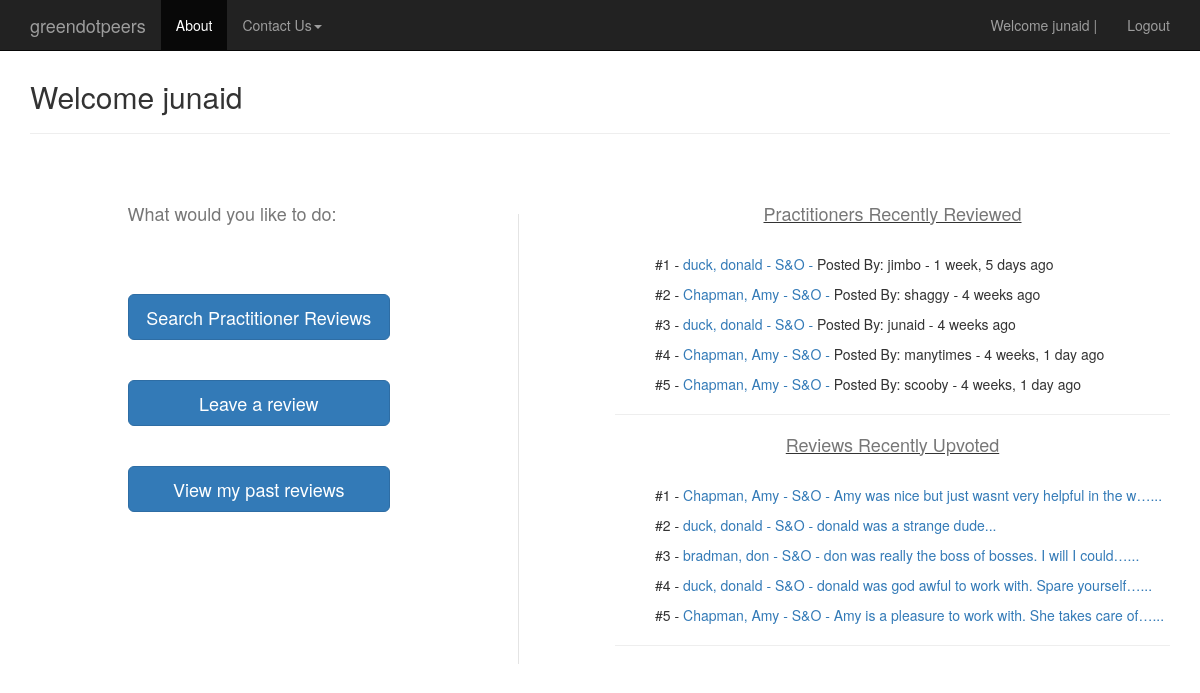
The app's page / (signed in) with its own data.
### reviews/models.py (models this page shows, shortened)
class Review(models.Model):
	user = models.ForeignKey(settings.AUTH_USER_MODEL)
	employee = models.ForeignKey("Employee") #in quotes because model defined later
	length_working = models.PositiveIntegerField(verbose_name="how long have you worked with this person? (months)?")
	ques1 = models.PositiveIntegerField(verbose_name="How much did you enjoy working with this person (1-5)? (5 = most)?", validators=[MinValueValidator(1), MaxValueValidator(5)])
	ques2 = models.PositiveIntegerField(verbose_name="How competent is this person in their domain of expertise (1-5)? (5 = most)", validators=[MinValueValidator(1), MaxValueValidator(5)])
	ques3 = models.PositiveIntegerField(verbose_name="How much did you learn from this individual while working with them (1-5)? (5 = most)", validators=[MinValueValidator(1), MaxValueValidator(5)])
	timestamp = models.DateTimeField(auto_now=False, auto_now_add=True)
	WORK_AGAIN_CHOICES = (
	    ('Y', 'Yes'),
	    ('N', 'No'),
	)
	work_again =  models.CharField(verbose_name="would you work with this person again if you had the choice?",
									max_length=1, choices=WORK_AGAIN_CHOICES, null=False)
	content = models.TextField(verbose_name="Please provide some comments on what it was like to work with this person",
									max_length=1500)
	class Meta:
		unique_together = (("user", "employee"),)  #really important - prevents dups

class Employee(models.Model):
	first_name = models.CharField(max_length=120)
	last_name = models.CharField(max_length=120)
	email = models.CharField(max_length=120, null=True)
	level = models.CharField(max_length=120)
	service_area = models.CharField(max_length=120)
	service_line = models.CharField(max_length=120, null=True)
	office = models.CharField(max_length=120)
	timestamp = models.DateTimeField(auto_now=False, auto_now_add=True)
	@property
	def full_name(self):
		return ''.join([self.last_name, ', ', self.first_name])
	def __unicode__(self):
		return self.full_name

class Vote(models.Model):
	review = models.ForeignKey(Review,related_name='votereview' )
	employee = models.ForeignKey(Employee, related_name='employeevoted')
	user = models.ForeignKey(settings.AUTH_USER_MODEL)
	upvotes = models.NullBooleanField()
	downvotes = models.NullBooleanField()
	v_timestamp = models.DateTimeField(auto_now=False, auto_now_add=True)
	objects = VoteManager()
	class Meta:
		unique_together = ("review", "employee", "user")

### reviews/views.py (the view)
# urls.py: url(r'^$',   emp.goto_userpage, name='user_homepage'),
def goto_userpage(request):
	if request.user.is_authenticated() and request.user.userstatus.is_contributor:
		recent_reviews = Review.objects.all().order_by('-pk')[:5]
		recent_voted_reviews = Vote.objects.all().order_by('-pk')[:5]
		context = {
		"username": request.user,  #update this
		"recent_reviews": recent_reviews,
		"recent_voted_reviews": recent_voted_reviews,
		}
		return render(request, "user_homepage.html", context)
	else:
		if request.user.is_authenticated() and request.user.userstatus.is_contributor == False:
			return render(request, "become_a_contributor.html", {})
		else:
			return render(request, "home.html", {})

### templates/user_homepage.html (shortened to what this page needs)
{% extends "base.html" %}
{% block content %}
<div class='container'>
<h2> Welcome {{username}} </h2>
<hr/>
 	<div class='row'>
		<div class='col-sm-3 col-sm-offset-1'>
			<br>
			<br>
	 		<h4> What would you like to do:</h4>
	 		<br>
	 		<br>
	 		<br>
			<a href='{% url "search_practitioners" %}' class="btn btn-primary btn-lg btn-block" role="button">Search Practitioner Reviews</a>
			<br>
			<br>
			<a href='{% url "create_step1" %}' class="btn btn-primary btn-lg btn-block" role="button">Leave a review</a>
			<br>
			<br>
			<a href='{% url "past_user_reviews" pk=username.pk %}' class="btn btn-primary btn-lg btn-block" role="button">View my past reviews</a>
			<br>
			<br>
	 	</div>
	 	<div class='col-sm-1 col-sm-offset-1'>
		 	<br>
		 	<br>
		 	<br>
	 	</div>
	 	<div class='col-sm-6'>
		 	<br>
		 	<br>
			 	<div class="cent-text">
			 		<u>
			 		<h4>Practitioners Recently Reviewed</h4>
			 		</u>
			 	</div>
		 		<br>
		 		{% for obj in recent_reviews %}
					<ul>
					#{{ forloop.counter }} -
					<a href='{% url "emp_details" pk=obj.employee.pk %}'>
					{{obj.employee}} -
					{{obj.employee.service_area}} -
					</a>
					Posted By: {{obj.user}} -
					{{obj.timestamp|timesince}} ago
					</ul>
				{% endfor %}
				<hr/>
				<div class="cent-text">
			 		<u>
			 		<h4>Reviews Recently Upvoted</h4>
			 		</u>
			 	</div>
		 		<br>
		 		{% for obj2 in recent_voted_reviews %}
					<ul>
					#{{ forloop.counter }} -
					<a href='{% url "emp_details" pk=obj2.employee.pk %}'>
					{{obj2.employee}} -
					{{obj2.employee.service_area}} -
					{{obj2.review.content|truncatechars:50}}...
					</a>
					</ul>
				{% endfor %}
				<hr/>
		</div>
	</div>
</div>
{% endblock %}

### templates/navbar.html (shortened to what this page needs)
    <nav class="navbar navbar-inverse navbar-fixed-top">
      <div class="container">
        <div class="navbar-header">
          <a class="navbar-brand" href='{% url "user_homepage" %}'>greendotpeers</a>
        </div>
        <div id="navbar" class="navbar-collapse collapse">
        <ul class="nav navbar-nav">
              <li class="active"><a href='{% url "about_us" %}'>About</a></li>
              <li class="dropdown">
                <a href="#" class="dropdown-toggle" data-toggle="dropdown" role="button" aria-haspopup="true" aria-expanded="false">Contact Us<span class="caret"></span></a>
              </li>
            </ul>
          <ul class="nav navbar-nav navbar-right">
          {% if request.user.is_authenticated  %}
            <li><a href=''>Welcome {{request.user}} |</a></li>
            <li><a href='{% url "auth_logout" %}'>Logout</a></li>
          {% else %}
            <li><a href='{% url "ver_question" %}'> Register </a></li>
          {% endif %}
          </ul>
        </div>
      </div>
    </nav>

### static/css/base.css (style rules this page uses)
h4 { color: #777777; }
.cent-text { text-align: center; }

### records on screen
Review: employee "duck, donald", employee.service_area "S&O", user "jimbo", timestamp "1 week, 5 days"
Review: employee "Chapman, Amy", employee.service_area "S&O", user "shaggy", timestamp "4 weeks"
Review: employee "duck, donald", employee.service_area "S&O", user "junaid", timestamp "4 weeks"
Review: employee "Chapman, Amy", employee.service_area "S&O", user "manytimes", timestamp "4 weeks, 1 day"
Review: employee "Chapman, Amy", employee.service_area "S&O", user "scooby", timestamp "4 weeks, 1 day"
Vote: employee "Chapman, Amy", employee.service_area "S&O", review.content "Amy was nice but just wasnt very helpful in the w…"
Vote: employee "duck, donald", employee.service_area "S&O", review.content "donald was a strange dude"
Vote: employee "bradman, don", employee.service_area "S&O", review.content "don was really the boss of bosses. I will I could…"
Vote: employee "duck, donald", employee.service_area "S&O", review.content "donald was god awful to work with. Spare yourself…"
Vote: employee "Chapman, Amy", employee.service_area "S&O", review.content "Amy is a pleasure to work with. She takes care of…"

### other values on screen
{{ request.user }} "junaid"
{{ username }} "junaid"
